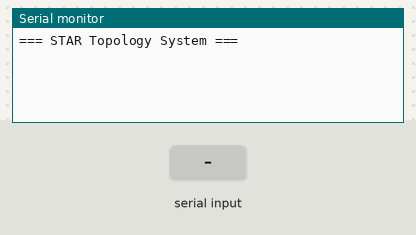
Simulated run of this sketch. Board: Arduino Uno, built with avr-gcc and run on an emulated ATmega328P. Parts: the last lines printed to the serial monitor. The inputs (shaded band) are chosen by the test bench. Random numbers use the default seed unless the sketch sets one.

Above: at 1.2 s.
1.3 s: "g" received over Serial
At 1.41 s:
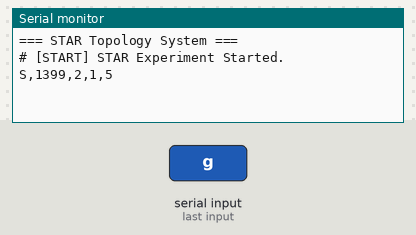
2.9 s: "G" received over Serial
At 2.91 s:
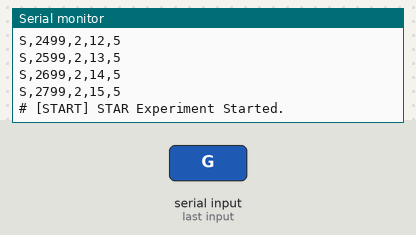
Timing chart, 0 to 5.9 s (numbered marks = the images above; inputs shaded):
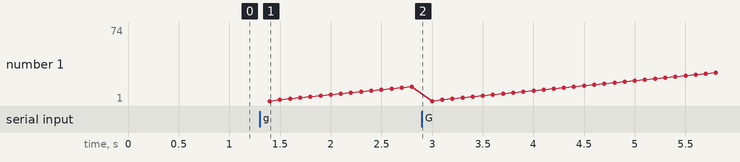

Measured:
- after the input at 1.3 s, the serial monitor: prints a new line at once (image 1)

The sketch:

STAR_experience.ino
```cpp
#include <SPI.h>
#include <mcp_can.h>

const int SPI_CS_PIN = 10;
MCP_CAN CAN(SPI_CS_PIN);

// [실험 설정 변수]
const byte MY_NODE_ID = 2;       // 중앙 허브 노드는 1로 설정, 나머지는 2~5
const byte TARGET_NODE_ID = 5;
const unsigned long SEND_INTERVAL = 100;
const int MAX_PACKET_COUNT = 100;
const int ERROR_PERCENT = 0;

unsigned long lastSendTime = 0;
int sentPacketCount = 0;
bool isExperimentStarted = false;
unsigned long lastErrorCheckTime = 0;
bool isNodeDead = false;
unsigned long deadStartTime = 0;

const unsigned int CAN_ID_BASE = 0x100;
byte localSeq = 0;

void setup() {
  Serial.begin(115200);
  while (CAN_OK != CAN.begin(MCP_ANY, CAN_500KBPS, MCP_8MHZ)) { delay(500); }
  CAN.setMode(MCP_NORMAL);
  Serial.println("=== STAR Topology System ===");
}

void loop() {
  unsigned long time_now = millis();

  if (isNodeDead) {
    if (time_now - deadStartTime >= 1500) {
      isNodeDead = false;
      lastErrorCheckTime = time_now;
      Serial.print("W,"); Serial.print(millis()); Serial.print(","); Serial.println(MY_NODE_ID);
    } else {
      if (CAN_MSGAVAIL == CAN.checkReceive()) {
        long unsigned int rxId; unsigned char len = 0; unsigned char rxBuf[8];
        CAN.readMsgBuf(&rxId, &len, rxBuf);
      }
      return;
    }
  } else {
    if (Serial.available() > 0) {
      char cmd = Serial.read();
      if (cmd == 'g' || cmd == 'G') {
        isExperimentStarted = true;
        sentPacketCount = 0;
        localSeq = 0;
        lastSendTime = time_now;
        Serial.println("# [START] STAR Experiment Started.");
      }
    }

    if (isExperimentStarted && (sentPacketCount < MAX_PACKET_COUNT)) {
      if (time_now - lastSendTime >= SEND_INTERVAL) {
        lastSendTime = time_now;
        localSeq++;
        sentPacketCount++;

        Serial.print("S,"); Serial.print(millis()); Serial.print(",");
        Serial.print(MY_NODE_ID); Serial.print(","); Serial.print(localSeq); Serial.print(","); Serial.println(TARGET_NODE_ID);

        // STAR 구조: 내가 허브(1)가 아니라면 무조건 1번 허브 노드로 전송
        if (MY_NODE_ID == 1) {
          sendPacket(TARGET_NODE_ID, MY_NODE_ID, TARGET_NODE_ID, localSeq);
        } else {
          sendPacket(1, MY_NODE_ID, TARGET_NODE_ID, localSeq);
        }

        if (sentPacketCount == MAX_PACKET_COUNT) { isExperimentStarted = false; }
      }
    }

    if (ERROR_PERCENT > 0 && (time_now - lastErrorCheckTime > 1000)) {
      lastErrorCheckTime = time_now;
      if (random(1, 101) <= ERROR_PERCENT) {
        isNodeDead = true;
        deadStartTime = time_now;
        Serial.print("E,"); Serial.print(millis()); Serial.print(","); Serial.println(MY_NODE_ID);
        return;
      }
    }

    handleCANReceive();
  }
}

void handleCANReceive() {
  long unsigned int rxId; unsigned char len = 0; unsigned char rxBuf[8];
  if (CAN_MSGAVAIL == CAN.checkReceive()) {
    CAN.readMsgBuf(&rxId, &len, rxBuf);
    byte logicalNextHop = (byte)(rxId - CAN_ID_BASE);

    if (logicalNextHop == MY_NODE_ID) {
      byte origin = rxBuf[0]; byte target = rxBuf[1]; byte seq = rxBuf[2];

      if (target == MY_NODE_ID) {
        Serial.print("R,"); Serial.print(millis()); Serial.print(",");
        Serial.print(origin); Serial.print(","); Serial.print(seq); Serial.print(","); Serial.println(target);
      }
      // 중앙 허브 노드(1)인 경우 중계(Forwarding) 수행
      else if (MY_NODE_ID == 1) {
        Serial.print("F,"); Serial.print(millis()); Serial.print(",");
        Serial.print(origin); Serial.print(","); Serial.print(seq); Serial.print(",");
        Serial.print(MY_NODE_ID); Serial.print(","); Serial.println(target);
        delay(2);
        sendPacket(target, origin, target, seq);
      }
    }
  }
}

void sendPacket(byte nextHop, byte origin, byte target, byte seq) {
  unsigned char buf[8] = {origin, target, seq, 0, 0, 0, 0, 0};
  CAN.sendMsgBuf(CAN_ID_BASE + nextHop, 0, 8, buf);
}
```
